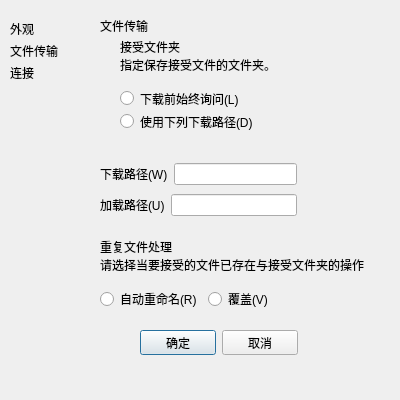
<?xml version="1.0" encoding="UTF-8"?>
<ui version="4.0">
 <class>filetransfer</class>
 <widget class="QDialog" name="filetransfer">
  <property name="geometry">
   <rect>
    <x>0</x>
    <y>0</y>
    <width>400</width>
    <height>400</height>
   </rect>
  </property>
  <property name="minimumSize">
   <size>
    <width>400</width>
    <height>400</height>
   </size>
  </property>
  <property name="maximumSize">
   <size>
    <width>400</width>
    <height>400</height>
   </size>
  </property>
  <property name="windowTitle">
   <string>Dialog</string>
  </property>
  <widget class="QWidget" name="layoutWidget">
   <property name="geometry">
    <rect>
     <x>10</x>
     <y>20</y>
     <width>73</width>
     <height>61</height>
    </rect>
   </property>
   <layout class="QVBoxLayout" name="verticalLayout">
    <item>
     <widget class="QLabel" name="label_2">
      <property name="text">
       <string>外观</string>
      </property>
     </widget>
    </item>
    <item>
     <widget class="QLabel" name="label_3">
      <property name="text">
       <string>文件传输</string>
      </property>
     </widget>
    </item>
    <item>
     <widget class="QLabel" name="connectlabel">
      <property name="text">
       <string>连接</string>
      </property>
     </widget>
    </item>
   </layout>
  </widget>
  <widget class="QLabel" name="label">
   <property name="geometry">
    <rect>
     <x>100</x>
     <y>20</y>
     <width>54</width>
     <height>12</height>
    </rect>
   </property>
   <property name="text">
    <string>文件传输</string>
   </property>
  </widget>
  <widget class="QLabel" name="label_4">
   <property name="geometry">
    <rect>
     <x>120</x>
     <y>40</y>
     <width>151</width>
     <height>31</height>
    </rect>
   </property>
   <property name="text">
    <string>接受文件夹
指定保存接受文件的文件夹。</string>
   </property>
  </widget>
  <widget class="QLabel" name="label_7">
   <property name="geometry">
    <rect>
     <x>100</x>
     <y>240</y>
     <width>271</width>
     <height>31</height>
    </rect>
   </property>
   <property name="text">
    <string>重复文件处理
请选择当要接受的文件已存在与接受文件夹的操作</string>
   </property>
  </widget>
  <widget class="QWidget" name="layoutWidget">
   <property name="geometry">
    <rect>
     <x>120</x>
     <y>90</y>
     <width>139</width>
     <height>40</height>
    </rect>
   </property>
   <layout class="QVBoxLayout" name="verticalLayout_2">
    <item>
     <widget class="QRadioButton" name="askBeforeDownloadingradioButton">
      <property name="text">
       <string>下载前始终询问(L)</string>
      </property>
     </widget>
    </item>
    <item>
     <widget class="QRadioButton" name="useTheFollowingDownloadingPathradioButton">
      <property name="text">
       <string>使用下列下载路径(D)</string>
      </property>
     </widget>
    </item>
   </layout>
  </widget>
  <widget class="QWidget" name="layoutWidget">
   <property name="geometry">
    <rect>
     <x>100</x>
     <y>160</y>
     <width>197</width>
     <height>61</height>
    </rect>
   </property>
   <layout class="QVBoxLayout" name="verticalLayout_3">
    <item>
     <layout class="QHBoxLayout" name="horizontalLayout">
      <item>
       <widget class="QLabel" name="label_5">
        <property name="text">
         <string>下载路径(W)</string>
        </property>
       </widget>
      </item>
      <item>
       <widget class="QLineEdit" name="downloadingPathlineEdit"/>
      </item>
     </layout>
    </item>
    <item>
     <layout class="QHBoxLayout" name="horizontalLayout_2">
      <item>
       <widget class="QLabel" name="label_6">
        <property name="text">
         <string>加载路径(U)</string>
        </property>
       </widget>
      </item>
      <item>
       <widget class="QLineEdit" name="loadingPathlineEdit"/>
      </item>
     </layout>
    </item>
   </layout>
  </widget>
  <widget class="QWidget" name="">
   <property name="geometry">
    <rect>
     <x>140</x>
     <y>330</y>
     <width>158</width>
     <height>25</height>
    </rect>
   </property>
   <layout class="QHBoxLayout" name="horizontalLayout_3">
    <item>
     <widget class="QPushButton" name="okpushButton">
      <property name="text">
       <string>确定</string>
      </property>
     </widget>
    </item>
    <item>
     <widget class="QPushButton" name="pushButton_2">
      <property name="text">
       <string>取消</string>
      </property>
     </widget>
    </item>
   </layout>
  </widget>
  <widget class="QWidget" name="">
   <property name="geometry">
    <rect>
     <x>100</x>
     <y>290</y>
     <width>174</width>
     <height>18</height>
    </rect>
   </property>
   <layout class="QHBoxLayout" name="horizontalLayout_4">
    <item>
     <widget class="QRadioButton" name="autoRenameradioButton">
      <property name="text">
       <string>自动重命名(R)</string>
      </property>
     </widget>
    </item>
    <item>
     <widget class="QRadioButton" name="coverradioButton">
      <property name="text">
       <string>覆盖(V)</string>
      </property>
     </widget>
    </item>
   </layout>
  </widget>
 </widget>
 <resources/>
 <connections/>
</ui>
